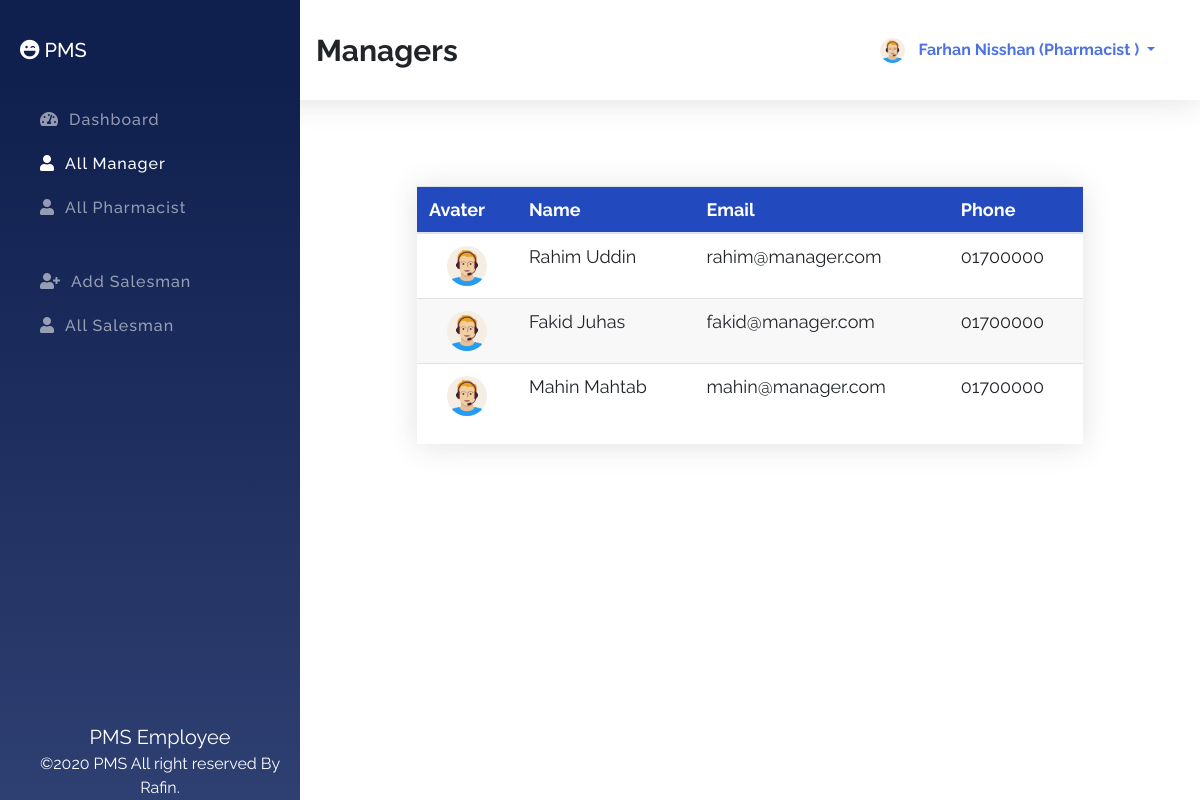
/index.php?id=allManager (signed in), run on the app's committed database.
### tables this page shows
CREATE TABLE `pharmacists` (
  `id` int(11) NOT NULL,
  `fname` varchar(100) NOT NULL,
  `lname` varchar(100) NOT NULL,
  `email` varchar(100) NOT NULL,
  `phone` varchar(100) NOT NULL,
  `password` varchar(100) NOT NULL,
  `role` varchar(100) NOT NULL DEFAULT 'pharmacist',
  `avatar` varchar(255) NOT NULL DEFAULT 'avatar.png'
);

CREATE TABLE `managers` (
  `id` int(11) NOT NULL,
  `fname` varchar(100) NOT NULL,
  `lname` varchar(100) NOT NULL,
  `email` varchar(100) NOT NULL,
  `phone` varchar(100) NOT NULL,
  `password` varchar(100) NOT NULL,
  `role` varchar(100) NOT NULL DEFAULT 'manager',
  `avatar` varchar(255) NOT NULL DEFAULT 'avatar.png'
);

### index.php (the view, shortened to what this page needs)
<?php
    $sessionId = $_SESSION['id'] ?? '';
    $sessionRole = $_SESSION['role'] ?? '';
    $connection = mysqli_connect( DB_HOST, DB_USER, DB_PASSWORD, DB_NAME );
    $id = $_REQUEST['id'] ?? 'dashboard';
    $action = $_REQUEST['action'] ?? '';
?>
<!DOCTYPE html>
<html lang="en">
<head>
    <link rel="stylesheet" href="assets/css/bootstrap.min.css">
    <link rel="stylesheet" href="assets/css/all.min.css">
    <link rel="stylesheet" href="assets/css/style.css">
</head>
<body>
    <section class="topber">
        <div class="topber__title">
            <span class="topber__title--text">
                <?php
                    if ( 'dashboard' == $id ) {
                        echo "DashBoard";
                    } elseif ( 'addManager' == $id ) {
                        echo "Add Manager";
                    } elseif ( 'allManager' == $id ) {
                        echo "Managers";
                    } elseif ( 'addPharmacist' == $id ) {
                        echo "Add Pharmacist";
                    } elseif ( 'allPharmacist' == $id ) {
                        echo "Pharmacists";
                    } elseif ( 'addSalesman' == $id ) {
                        echo "Add Salesman";
                    } elseif ( 'allSalesman' == $id ) {
                        echo "Salesmans";
                    } elseif ( 'userProfile' == $id ) {
                        echo "Your Profile";
                    } elseif ( 'editManager' == $action ) {
                        echo "Edit Manager";
                    } elseif ( 'editPharmacist' == $action ) {
                        echo "Edit Pharmacist";
                    } elseif ( 'editSalesman' == $action ) {
                        echo "Edit Salesman";
                    }
                ?>
            </span>
        </div>
        <div class="topber__profile">
            <?php
                $query = "SELECT fname,lname,role,avatar FROM {$sessionRole}s WHERE id='$sessionId'";
                $result = mysqli_query( $connection, $query );
                if ( $data = mysqli_fetch_assoc( $result ) ) {
                    $fname = $data['fname'];
                    $lname = $data['lname'];
                    $role = $data['role'];
                    $avatar = $data['avatar'];
                ?>
                <img src="assets/img/<?php echo "$avatar"; ?>" height="25" width="25" class="rounded-circle" alt="profile">
                <div class="dropdown">
                    <button class="btn dropdown-toggle" type="button" id="dropdownMenuButton" data-toggle="dropdown" aria-haspopup="true" aria-expanded="false">
                    <?php
                        echo "$fname $lname (" . ucwords( $role ) . " )";
                        }
                    ?>
                    </button>
                </div>
        </div>
    </section>
    <section id="sideber" class="sideber">
        <ul class="sideber__ber">
            <h3 class="sideber__panel"><i id="left" class="fas fa-laugh-wink"></i> PMS</h3>
            <li id="left" class="sideber__item<?php if ( 'dashboard' == $id ) {
                                                  echo " active";
                                              }?>">
                <a href="index.php?id=dashboard"><i id="left" class="fas fa-tachometer-alt"></i>Dashboard</a>
            </li>
            <li id="left" class="sideber__item<?php if ( 'allManager' == $id ) {
    echo " active";
}?>">
                <a href="index.php?id=allManager"><i id="left" class="fas fa-user"></i>All Manager</a>
            </li>
            <li id="left" class="sideber__item<?php if ( 'allPharmacist' == $id ) {
    echo " active";
}?>">
                <a href="index.php?id=allPharmacist"><i id="left" class="fas fa-user"></i>All Pharmacist</a>
            </li>
            <?php if ( 'admin' == $sessionRole || 'manager' == $sessionRole || 'pharmacist' == $sessionRole ) {?>
                <li id="left" class="sideber__item sideber__item--modify<?php if ( 'addSalesman' == $id ) {
                                                                            echo " active";
                                                                        }?>">
                    <a href="index.php?id=addSalesman"><i id="left" class="fas fa-user-plus"></i>Add Salesman</a>
                </li><?php }?>
            <li id="left" class="sideber__item<?php if ( 'allSalesman' == $id ) {
    echo " active";
}?>">
                <a href="index.php?id=allSalesman"><i id="left" class="fas fa-user"></i>All Salesman</a>
            </li>
        </ul>
        <footer class="text-center"><span>PMS Employee</span><br>©2020 PMS All right reserved By Rafin.</footer>
    </section>
    <section class="main">
        <div class="container">
            <div class="manager">
                <?php if ( 'allManager' == $id ) {?>
                    <div class="allManager">
                        <div class="main__table">
                            <table class="table">
                                <thead>
                                    <tr>
                                        <th scope="col">Avater</th>
                                        <th scope="col">Name</th>
                                        <th scope="col">Email</th>
                                        <th scope="col">Phone</th>
                                    </tr>
                                </thead>
                                <tbody>
                                    <?php
                                        $getManagers = "SELECT * FROM managers";
                                            $result = mysqli_query( $connection, $getManagers );
                                        while ( $manager = mysqli_fetch_assoc( $result ) ) {?>
                                        <tr>
                                            <td>
                                                <center><img class="rounded-circle" width="40" height="40" src="assets/img/<?php echo $manager['avatar']; ?>" alt=""></center>
                                            </td>
                                            <td><?php printf( "%s %s", $manager['fname'], $manager['lname'] );?></td>
                                            <td><?php printf( "%s", $manager['email'] );?></td>
                                            <td><?php printf( "%s", $manager['phone'] );?></td>
                                        </tr>
                                    <?php }?>
                                </tbody>
                            </table>
                        </div>
                    </div>
                <?php }?>
            </div>
        </div>
    </section>
</body>
</html>

### assets/css/style.css (style rules this page uses)
*, *::before, *::after { margin: 0; padding: 0; -webkit-box-sizing: border-box; box-sizing: border-box; }
body { font-family: "Raleway", sans-serif; }
a { text-decoration: none !important; }
.topber { position: fixed; width: 100%; top: 0; left: 0; padding-left: 300px; right: 0; z-index: 999; -webkit-box-shadow: 0 0.15rem 1.75rem 0 rgba(58, 59, 69, 0.15); box-shadow: 0 0.15rem 1.75rem 0 rgba(58, 59, 69, 0.15); background-color: #fff; }
.topber__title { height: 12.5vh; float: left; display: -webkit-box; display: -ms-flexbox; display: flex; -webkit-box-orient: horizontal; -webkit-box-direction: normal; -ms-flex-direction: row; flex-direction: row; -webkit-box-align: center; -ms-flex-align: center; align-items: center; padding-left: 1rem; }
.topber__title--text { font-size: 30px; font-weight: bold; }
.topber__profile { height: 12.5vh; float: right; padding-right: 10px; display: -webkit-box; display: -ms-flexbox; display: flex; -webkit-box-orient: horizontal; -webkit-box-direction: normal; -ms-flex-direction: row; flex-direction: row; -webkit-box-align: center; -ms-flex-align: center; align-items: center; padding: 2rem; }
.topber__profile button { color: #4e73df; line-height: 10px; font-weight: bold; }
.sideber { position: fixed; top: 0; overflow-y: auto; left: 0; bottom: 0; width: 300px; height: 100vh; padding: 40px 20px 20px 20px; background-color: #0c183d; background-image: -webkit-gradient(linear, left top, left bottom, color-stop(10%, #2545a5), to(#1c347c)); background-image: linear-gradient(180deg, #0f1f4e 10%, #2e3f71 100%); background-size: cover; -webkit-transition: left 0.5s ease; transition: left 0.5s ease; z-index: 999; }
.sideber__ber { list-style: none; }
.sideber__panel { font-size: 20px; color: #fff; line-height: 1.2rem; padding-bottom: 30px; }
.sideber__panel i { color: #fff; }
.sideber__item { padding: 10px; }
.sideber__item a { color: rgba(255, 255, 255, 0.55); font-size: 16px; letter-spacing: 1px; font-weight: 500; }
.sideber__item a i { color: rgba(255, 255, 255, 0.55); padding: 0 10px; }
.sideber__item:hover a, .sideber__item.active a, .sideber__item.active i, .sideber__item:hover i { color: #fff; -webkit-transition: 0.3s ease; transition: 0.3s ease; }
.sideber__item--modify { padding: 40px 10px 10px 10px; }
.sideber footer { position: absolute; bottom: 0; font-size: 16px; color: #fff; }
.sideber footer span { font-size: 20px; }
.main { margin-left: 300px; margin-top: 10vh; padding: 2rem; }
.main__table { margin: 50px 70px; -webkit-box-shadow: 0 0.15rem 1.75rem 0 rgba(58, 59, 69, 0.15); box-shadow: 0 0.15rem 1.75rem 0 rgba(58, 59, 69, 0.15); overflow-x: auto; }
.main__table .table { font-size: 18px; font-weight: 400; }
.main__table .table th { color: #ffffff; background: #224abe; }
.main__table .table tr:nth-child(even) { background: #f8f8f8; }

### data on the page
pharmacists: avatar (placeholder picture), fname "Farhan", lname "Nisshan", role "Pharmacist"
managers: avatar (placeholder picture), fname "Rahim", lname "Uddin", email "rahim@manager.com", phone "01700000"
managers: avatar (placeholder picture), fname "Fakid", lname "Juhas", email "fakid@manager.com", phone "01700000"
managers: avatar (placeholder picture), fname "Mahin", lname "Mahtab", email "mahin@manager.com", phone "01700000"
